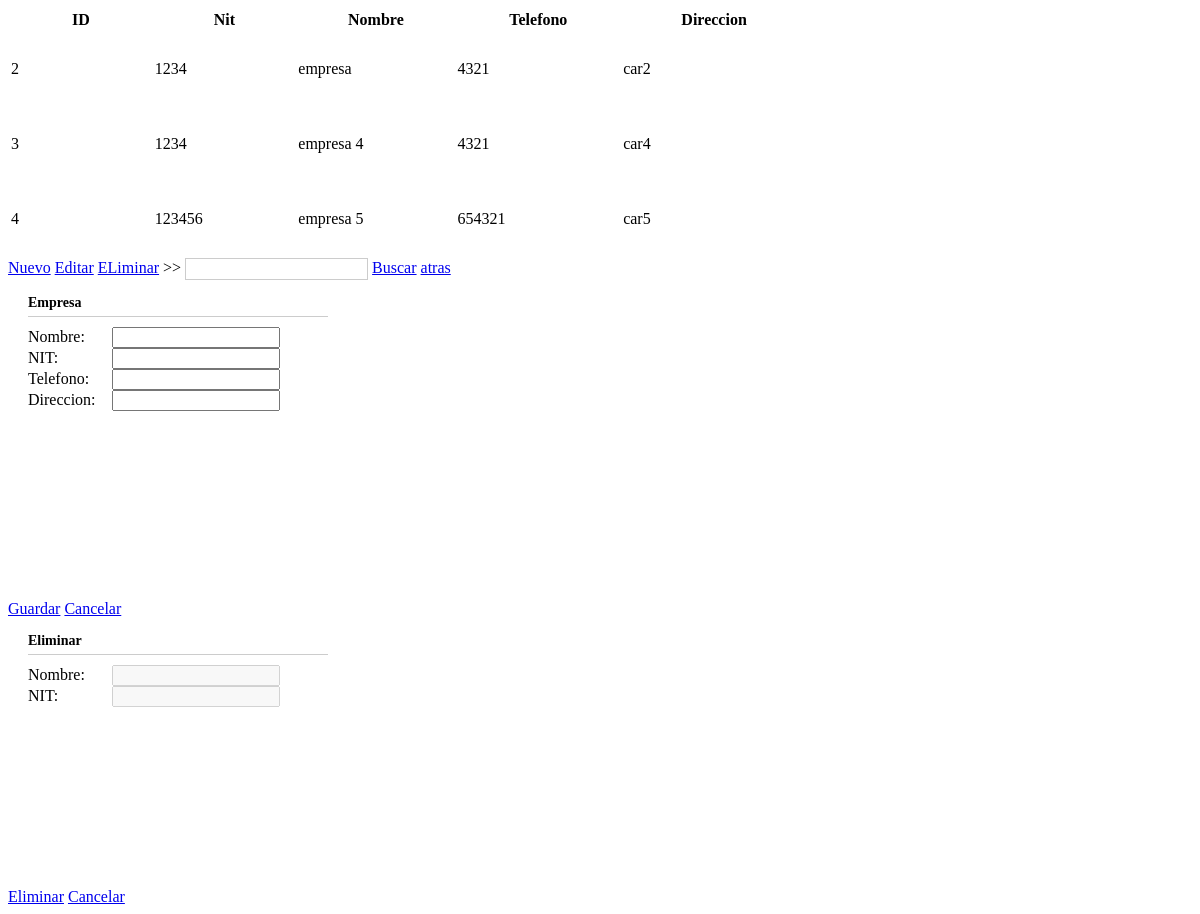
Screenshot of /index.php/Empresa/home with the database file from the repository.
### tables this page shows
CREATE TABLE `empresa` (
  `id` int(9) NOT NULL,
  `nit_empresa` varchar(10) NOT NULL,
  `nom_empresa` varchar(50) NOT NULL,
  `telefono` varchar(10) NOT NULL,
  `direccion` varchar(50) NOT NULL
);

### application/controllers/Empresa.php (called while the page is built, shortened)
<?php defined('BASEPATH') OR exit('No direct script access allowed');
class Empresa extends CI_Controller
{
	public function home()
	{
		$data['listEmpresas'] = $this->Empresas->listar();
		$this->load->view('admin/empresa', $data );
	}
}

### index.php (called while the page is built, shortened)
<?php
require_once BASEPATH.'core/CodeIgniter.php';

### application/models/Empresas.php (called while the page is built, shortened)
<?php defined('BASEPATH') OR exit('No direct script access allowed');
class Empresas extends CI_Model
{
	public function listar()
	{
		$this->db->from('empresa');
		$query = $this->db->get();
		return $query->result_array();
	}
}

### application/views/admin/empresa.php (the view, shortened to what this page needs)
<!DOCTYPE html PUBLIC "-//W3C//DTD XHTML 1.0 Transitional//EN" "http://www.w3.org/TR/xhtml1/DTD/xhtml1-transitional.dtd">
<html xmlns="http://www.w3.org/1999/xhtml">
<head><meta http-equiv="Content-Type" content="text/html; charset=big5">
    <link rel="stylesheet" type="text/css" href="http://www.jeasyui.com/easyui/themes/default/easyui.css">
    <link rel="stylesheet" type="text/css" href="http://www.jeasyui.com/easyui/themes/icon.css">
    <link rel="stylesheet" type="text/css" href="http://www.jeasyui.com/easyui/themes/color.css">
    <link rel="stylesheet" type="text/css" href="http://www.jeasyui.com/easyui/demo/demo.css">
</head>
<body oncontextmenu="return false">
    <section>
        <table id="dg" title="Empresas" class="easyui-datagrid" style="width:800px;height:250px"
            url="empresa"
            toolbar="#toolbar" pagination="true"
            rownumbers="true" fitColumns="true" singleSelect="true">
        <thead>
            <tr>
                <th field="idd" width="50">ID</th>
                <th field="nit" width="50">Nit</th>
                <th field="nombre" width="50">Nombre</th>
                <th field="telefono" width="50">Telefono</th>
                <th field="direccion" width="50">Direccion</th>
            </tr>
        </thead>
        <?php foreach($listEmpresas as $empresa): ?>
        <?php
            echo '<tr>
                        <td>'.$empresa['id'].'</td>
                        <td>'.$empresa['nit_empresa'].'</td>
                        <td>'.$empresa['nom_empresa'].'</td>
                        <td>'.$empresa['telefono'].'</td>
                        <td>'.$empresa['direccion'].'</td>
                </tr>';
        ?>
        <?php endforeach; ?>
    </table>
    <div id="toolbar">
        <a href="javascript:void(0)" class="easyui-linkbutton" iconCls="icon-add" plain="true" onclick="nuevo()">Nuevo</a>
        <a href="javascript:void(0)" class="easyui-linkbutton" iconCls="icon-edit" plain="true" onclick="editar()">Editar</a>
        <a href="javascript:void(0)" class="easyui-linkbutton" iconCls="icon-cancel" plain="true" onclick="eliminar()">ELiminar</a>
    <span>>></span>
    <input id="pe1" name="pe1" style="line-height:18px;border:1px solid #ccc"/>
    <a href="#" class="easyui-linkbutton" plain="true" onclick="doSearch()">Buscar</a>
    <a href="retroceder" class="easyui-linkbutton" iconCls="icon-back" plain="true">atras</a>
    </div>
    <div name="dlg" id="dlg" class="easyui-dialog" style="width:300px;height:300px;padding:10px 20px"
            closed="true" buttons="#dlg-buttons">
        <div class="ftitle">Empresa</div>
        <form id="formulario" name="formulario" method="post" action="agregar">
            <div class="fitem">
                <label>Nombre:</label>
                <input id="nombre" name="nombre" class="easyui-textbox" required="true">
                <label>NIT:</label>
                <input id="nit" name="nit" class="easyui-textbox" required="true">
                <label>Telefono:</label>
                <input id="telefono" name="telefono" class="easyui-textbox" required="true">
                <label>Direccion:</label>
                <input id="direccion" name="direccion" class="easyui-textbox" required="true">
            </div>
        </form>
    </div>
    <div id="dlg-buttons">
        <a href="javascript:void(0)" class="easyui-linkbutton c6" iconCls="icon-ok" onclick="guardar()" style="width:90px">Guardar</a>
        <a href="javascript:void(0)" class="easyui-linkbutton" iconCls="icon-cancel" onclick="javascript:$('#dlg').dialog('close')" style="width:90px">Cancelar</a>
    </div>
    <div name="dl" id="dl" class="easyui-dialog" style="width:300px;height:250px;padding:10px 20px"
            closed="true" buttons="#dlg-buttons">
        <div class="ftitle">Eliminar</div>
        <form id="formu" name="formu" method="post" action="eliminar">
            <div class="fitem">
                 <label>Nombre:</label>
                <input id="nombre" name="nombre" disabled="true" class="easyui-textbox" required="true">
                <label>NIT:</label>
                <input id="nit" name="nit" disabled="true" class="easyui-textbox" required="true">
            </div>
        </form>
    </div>
    <div id="dlg-buttons">
        <a href="javascript:void(0)" class="easyui-linkbutton c6" iconCls="icon-ok" onclick="elimina()" style="width:90px">Eliminar</a>
        <a href="javascript:void(0)" class="easyui-linkbutton" iconCls="icon-cancel" onclick="javascript:$('#dl').dialog('close')" style="width:90px">Cancelar</a>
    </div>
    </section>
</body>
</html>

### application/views/admin/empresa.php (style rules this page uses)
.ftitle { font-size:14px; font-weight:bold; padding:5px 0; margin-bottom:10px; border-bottom:1px solid #ccc; }
.fitem { margin-bottom:5px; }
.fitem label { display:inline-block; width:80px; }
.fitem input { width:160px; }

### rows the page displays
empresa: id "2", nit_empresa "1234", nom_empresa "empresa", telefono "4321", direccion "car2"
empresa: id "3", nit_empresa "1234", nom_empresa "empresa 4", telefono "4321", direccion "car4"
empresa: id "4", nit_empresa "123456", nom_empresa "empresa 5", telefono "654321", direccion "car5"
